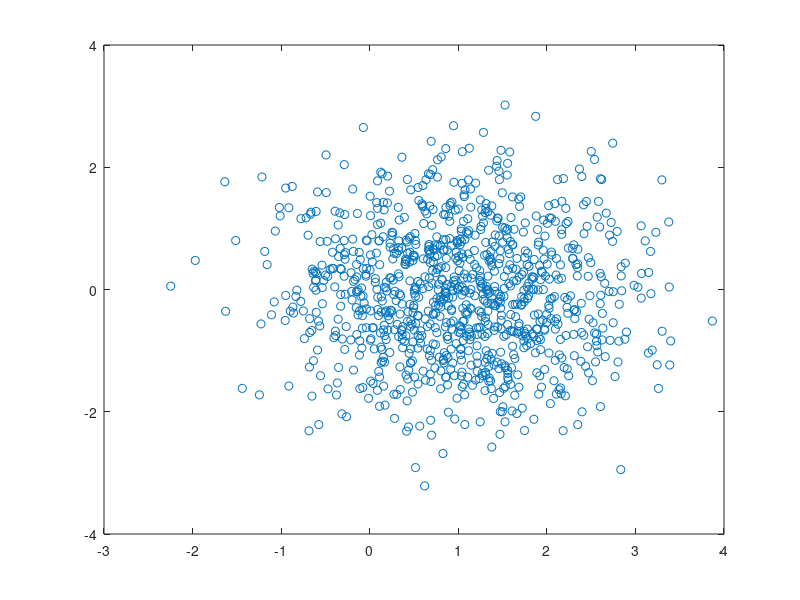

The MATLAB source for this figure:
%script to run mvnrnd

% Tune these to change the distribution
mu = [1 0];
sigma = [1 0;0 1];

%increase N to see the distribution's concentration near the
%mean
N = 1000;

mI = mvnrnd(mu,sigma,N);

figure(1)
plot(mI(:,1),mI(:,2),'o')

